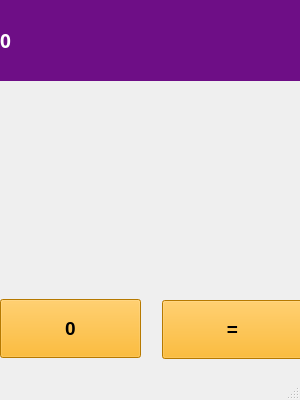
<?xml version="1.0" encoding="UTF-8"?>
<ui version="4.0">
    <class>MainWindow</class>
    <widget class="QMainWindow" name="MainWindow">
        <property name="geometry">
            <rect>
                <x>0</x>
                <y>0</y>
                <width>300</width>
                <height>400</height>
            </rect>
        </property>
        <property name="windowTitle">
            <string>Калькулятор</string>
        </property>
        <widget class="QWidget" name="centralwidget">
            <widget class="QLabel" name="label">
                <property name="geometry">
                    <rect>
                        <x>0</x>
                        <y>0</y>
                        <width>311</width>
                        <height>81</height>
                    </rect>
                </property>
                <property name="font">
                    <font>
                        <family>SamsungOneUISCN</family>
                        <pointsize>14</pointsize>
                        <weight>75</weight>
                        <italic>false</italic>
                        <bold>true</bold>
                        <underline>false</underline>
                        <strikeout>false</strikeout>
                    </font>
                </property>
                <property name="styleSheet">
                    <string notr="true">background-color: rgb(110, 14, 134);
                        color: rgb(255, 255, 255);
                    </string>
                </property>
                <property name="text">
                    <string>0</string>
                </property>
                <property name="margin">
                    <number>10</number>
                </property>
                <property name="indent">
                    <number>-1</number>
                </property>
            </widget>
            <widget class="QPushButton" name="pushButton">
                <property name="geometry">
                    <rect>
                        <x>0</x>
                        <y>299</y>
                        <width>141</width>
                        <height>59</height>
                    </rect>
                </property>
                <property name="font">
                    <font>
                        <pointsize>14</pointsize>
                        <weight>75</weight>
                        <bold>true</bold>
                    </font>
                </property>
                <property name="styleSheet">
                    <string notr="true">background-color: rgb(255, 170, 0);</string>
                </property>
                <property name="text">
                    <string>0</string>
                </property>
            </widget>
            <widget class="QPushButton" name="pushButton_2">
                <property name="geometry">
                    <rect>
                        <x>162</x>
                        <y>300</y>
                        <width>141</width>
                        <height>59</height>
                    </rect>
                </property>
                <property name="font">
                    <font>
                        <pointsize>14</pointsize>
                        <weight>75</weight>
                        <bold>true</bold>
                    </font>
                </property>
                <property name="styleSheet">
                    <string notr="true">background-color: rgb(255, 170, 0);</string>
                </property>
                <property name="text">
                    <string>=</string>
                </property>
            </widget>
        </widget>
        <widget class="QStatusBar" name="statusbar"/>
        <widget class="QMenuBar" name="menubar">
            <property name="geometry">
                <rect>
                    <x>0</x>
                    <y>0</y>
                    <width>300</width>
                    <height>21</height>
                </rect>
            </property>
        </widget>
    </widget>
    <resources/>
    <connections/>
</ui>
